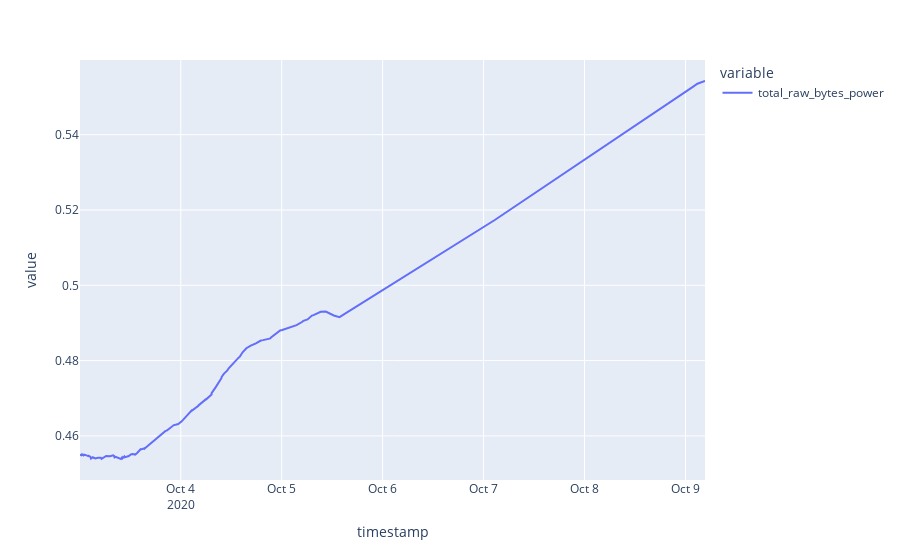

The notebook cell this image was saved under:
### Code cell
y = df.total_raw_bytes_power.astype(float) * 1e-18 # PiB
y.plot()

### Figure 1 — Plotly figure (JSON) as saved in the notebook; plotly's stock layout.template omitted (floating-point values rounded to 4 significant figures; data arrays with more than 128 entries replaced by an {"elided": "..."} marker saying what was removed)
{"data": [{"hovertemplate": "variable=total_raw_bytes_power<br>timestamp=%{x}<br>value=%{y}<extra></extra>", "legendgroup": "total_raw_bytes_power", "line": {"color": "#636efa", "dash": "solid"}, "mode": "lines", "name": "total_raw_bytes_power", "orientation": "v", "showlegend": true, "type": "scatter", "x": {"elided": "578 str values"}, "xaxis": "x", "y": {"elided": "578 float values"}, "yaxis": "y"}], "layout": {"autosize": true, "legend": {"title": {"text": "variable"}, "tracegroupgap": 0}, "margin": {"t": 60}, "xaxis": {"anchor": "y", "autorange": true, "domain": [0, 1], "range": ["2020-10-03 00:02:30", "2020-10-09 04:38:30"], "title": {"text": "timestamp"}, "type": "date"}, "yaxis": {"anchor": "x", "autorange": true, "domain": [0, 1], "range": [0.4483, 0.5598], "title": {"text": "value"}, "type": "linear"}}}
